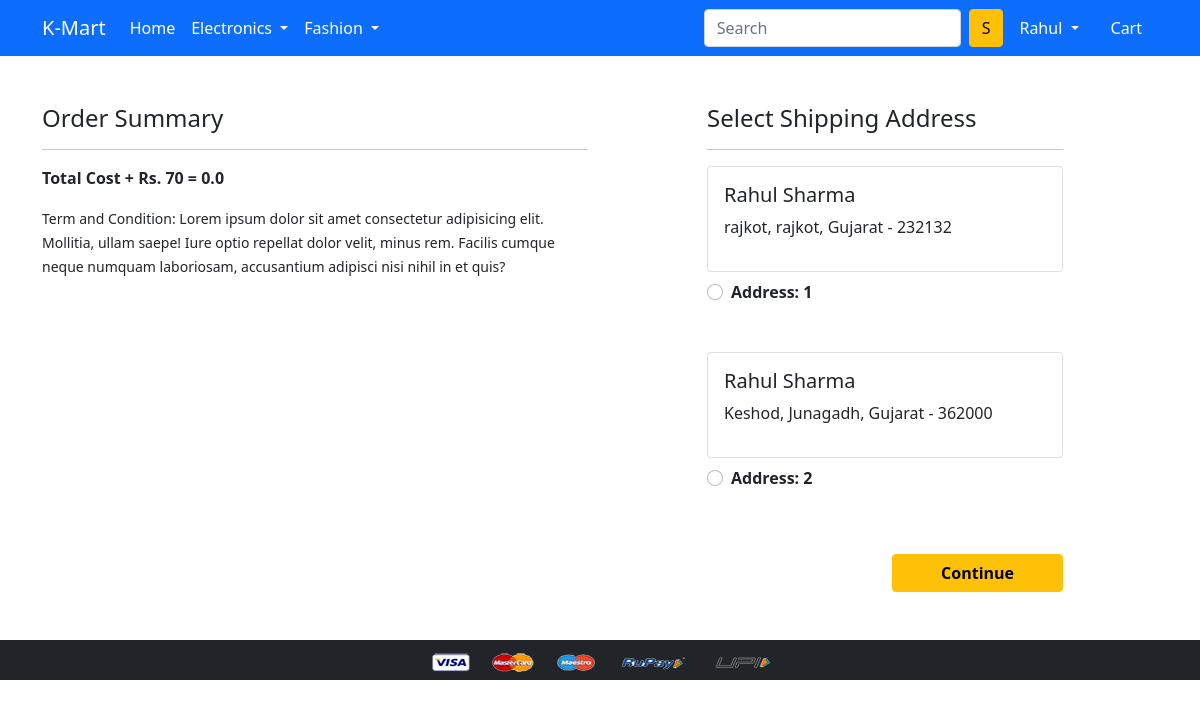
The page /checkout/ (signed in) on the database its author committed.
### app/models.py (models this page shows, shortened)
class Customer(models.Model):
  user = models.ForeignKey(User, on_delete=models.CASCADE)
  name = models.CharField(max_length=200)
  locality = models.CharField(max_length=200)
  city = models.CharField(max_length=200)
  zipcode = models.IntegerField()
  state = models.CharField(choices=STATE_CHOICES, max_length= 50)

### app/views.py (the view)
# urls.py: path('checkout/', views.checkout, name='checkout'),
@login_required
def checkout(request):
    user = request.user
    add = Customer.objects.filter(user=user)
    cart_items = Cart.objects.filter(user=user)
    amount = 0.0
    shipping_amount = 70.0
    totalamount = 0.0
    cart_product = [p for p in Cart.objects.all() if p.user ==
                    request.user]
    if cart_product:
        for p in cart_product:
            tempamount = (p.quantity * p.product.discounted_price)
            amount += tempamount
        totalamount = amount + shipping_amount
    return render(request, 'app/checkout.html', {'add': add, 'totalamount': totalamount, 'cart_items': cart_items})

### app/templates/app/checkout.html (shortened to what this page needs)
{% extends 'app/base.html' %}
{% load static %}
{% block main-content %}
<div class="container">
 <div class="row mt-5">
  <div class="col-sm-6">
    <h4>Order Summary</h4>
    <hr>
      <p class="fw-bold">Total Cost + Rs. 70 = {{totalamount}}</p>
    <small>Term and Condition: Lorem ipsum dolor sit amet consectetur adipisicing elit. Mollitia, ullam saepe! Iure optio repellat dolor velit, minus rem. Facilis cumque neque numquam laboriosam, accusantium adipisci nisi nihil in et quis?</small>
  </div>
  <div class="col-sm-4 offset-sm-1">
    <h4>Select Shipping Address</h4>
    <hr>
    <form action="/paymentdone">
      {% for ad in add %}
        <div class="card">
        <div class="card-body">
        <h5>{{ad.name}}</h5>
        <p>{{ad.locality}}, {{ad.city}}, {{ad.state}} - {{ad.zipcode}}</p>
        </div>
      </div>
        <div class="form-check mt-2 mb-5">
          <input class="form-check-input" type="radio" name="custid" id="custadd{{forloop.counter}}"  value="{{ad.id}}">
          <label class="form-check-label fw-bold" for="custadd{{forloop.counter}}">
            Address: {{forloop.counter}} </label>
        </div>
        {% endfor %}
        <div class="text-end">
          <button type="submit" class="btn btn-warning mt-3 px-5 fw-bold">Continue</button>
        </div>
      </form>
    </div>
  </div>
</div>
{% endblock main-content %}

### app/templates/app/base.html (shortened to what this page needs)
<!doctype html>
{% load static %}
<html lang="en">
  <head>
    <link href="https://cdn.jsdelivr.net/npm/bootstrap@5.0.0-beta1/dist/css/bootstrap.min.css" rel="stylesheet">
    <link rel="stylesheet" href="{% static 'app/css/owl.carousel.min.css' %}">
    <link rel="stylesheet" href="{% static 'app/css/all.min.css' %}">
    <link rel="stylesheet" href="{% static 'app/css/style.css' %}">
  </head>
  <body>
    <nav class="navbar navbar-expand-lg navbar-dark bg-primary">
     <div class="container">
       <a class="navbar-brand" href="/">K-Mart</a>
       <div class="collapse navbar-collapse" id="navbarSupportedContent">
         <ul class="navbar-nav me-auto mb-2 mb-lg-0">
           <li class="nav-item">
             <a class="nav-link active" aria-current="page" href="/">Home</a>
           </li>
           <li class="nav-item dropdown">
             <a class="nav-link dropdown-toggle text-white" href="#" id="electronicsDropdown" role="button" data-bs-toggle="dropdown" aria-expanded="false">
               Electronics
             </a>
           </li>
           <li class="nav-item dropdown">
             <a class="nav-link dropdown-toggle text-white" href="#" id="fashionDropdown" role="button" data-bs-toggle="dropdown" aria-expanded="false">
               Fashion
             </a>
           </li>
         </ul>
         <form class="d-flex">
           <input class="form-control me-2" type="search" placeholder="Search" aria-label="Search">
           <button class="btn btn-warning" type="submit">S</button>
         </form>
         <div>
          <ul class="navbar-nav me-auto mb-2 mb-lg-0">
            {% if request.user.is_authenticated %}
                <li class="nav-item dropdown mx-2">
                    <a class="nav-link dropdown-toggle text-white" href="#" id="profileDropdown" role="button" data-bs-toggle="dropdown" aria-expanded="false">
                      {{request.user.username|capfirst}}
                    </a>
                  </li>
                  <li class="nav-item mx-2">
                    <a href="{% url 'showcart' %}" class="nav-link text-white"> Cart </a>
                </li>
            {% endif %}
          </ul>
         </div>
       </div>
     </div>
    </nav>
    {% block main-content %} {% endblock main-content %}
    <footer class="container-fluid bg-dark text-center p-2 mt-5">
        <img src="{% static 'app/images/payment.png' %}" alt="" srcset="" class="img-fluid" height="2px">
    </footer>
  </body>
</html>

### rows shown on the page
Customer: name "Rahul Sharma", locality "rajkot", city "rajkot", state "Gujarat", zipcode "232132"
Customer: name "Rahul Sharma", locality "Keshod", city "Junagadh", state "Gujarat", zipcode "362000"

### other values the page prints
{{ request.user.username|capfirst }} "Rahul"
{{ totalamount }} "0.0"
